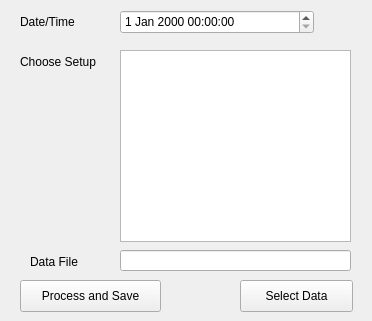
<?xml version="1.0" encoding="UTF-8"?>
<ui version="4.0">
 <class>NewSession</class>
 <widget class="QWidget" name="NewSession">
  <property name="geometry">
   <rect>
    <x>0</x>
    <y>0</y>
    <width>372</width>
    <height>321</height>
   </rect>
  </property>
  <property name="windowTitle">
   <string>New Session</string>
  </property>
  <widget class="QListWidget" name="setup_list_widget">
   <property name="geometry">
    <rect>
     <x>120</x>
     <y>50</y>
     <width>231</width>
     <height>192</height>
    </rect>
   </property>
  </widget>
  <widget class="QDateTimeEdit" name="date_time">
   <property name="geometry">
    <rect>
     <x>120</x>
     <y>10</y>
     <width>194</width>
     <height>24</height>
    </rect>
   </property>
  </widget>
  <widget class="QLineEdit" name="data_file">
   <property name="geometry">
    <rect>
     <x>120</x>
     <y>250</y>
     <width>231</width>
     <height>21</height>
    </rect>
   </property>
  </widget>
  <widget class="QPushButton" name="proc_save_bttn">
   <property name="geometry">
    <rect>
     <x>20</x>
     <y>280</y>
     <width>141</width>
     <height>32</height>
    </rect>
   </property>
   <property name="text">
    <string>Process and Save</string>
   </property>
  </widget>
  <widget class="QPushButton" name="select_data_bttn">
   <property name="geometry">
    <rect>
     <x>240</x>
     <y>280</y>
     <width>113</width>
     <height>32</height>
    </rect>
   </property>
   <property name="text">
    <string>Select Data</string>
   </property>
  </widget>
  <widget class="QLabel" name="label">
   <property name="geometry">
    <rect>
     <x>20</x>
     <y>14</y>
     <width>91</width>
     <height>16</height>
    </rect>
   </property>
   <property name="text">
    <string>Date/Time</string>
   </property>
  </widget>
  <widget class="QLabel" name="label_3">
   <property name="geometry">
    <rect>
     <x>20</x>
     <y>54</y>
     <width>91</width>
     <height>16</height>
    </rect>
   </property>
   <property name="text">
    <string>Choose Setup</string>
   </property>
  </widget>
  <widget class="QLabel" name="label_4">
   <property name="geometry">
    <rect>
     <x>30</x>
     <y>254</y>
     <width>60</width>
     <height>16</height>
    </rect>
   </property>
   <property name="text">
    <string>Data File</string>
   </property>
  </widget>
 </widget>
 <resources/>
 <connections/>
</ui>
